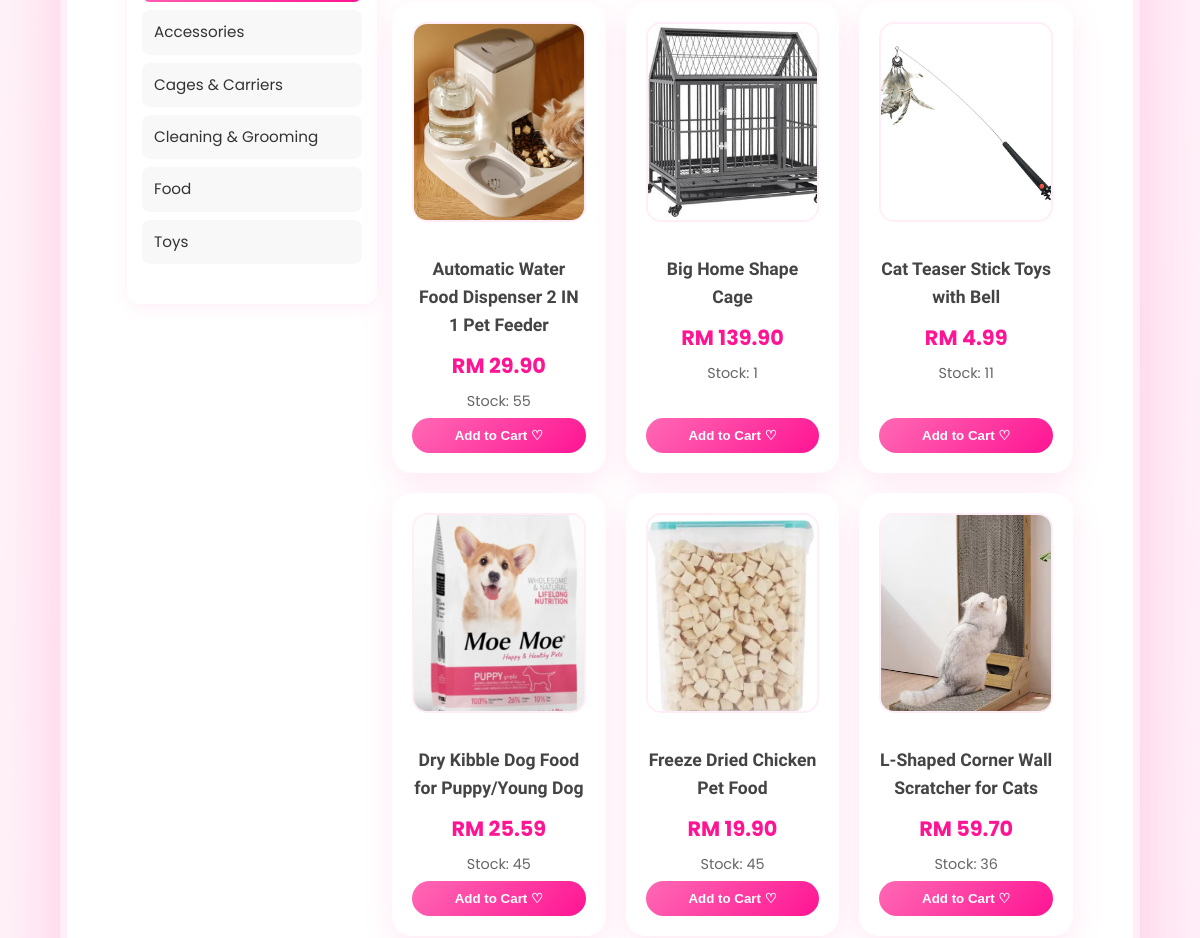
Page /member/products.php (middle part) on the earlier database version.
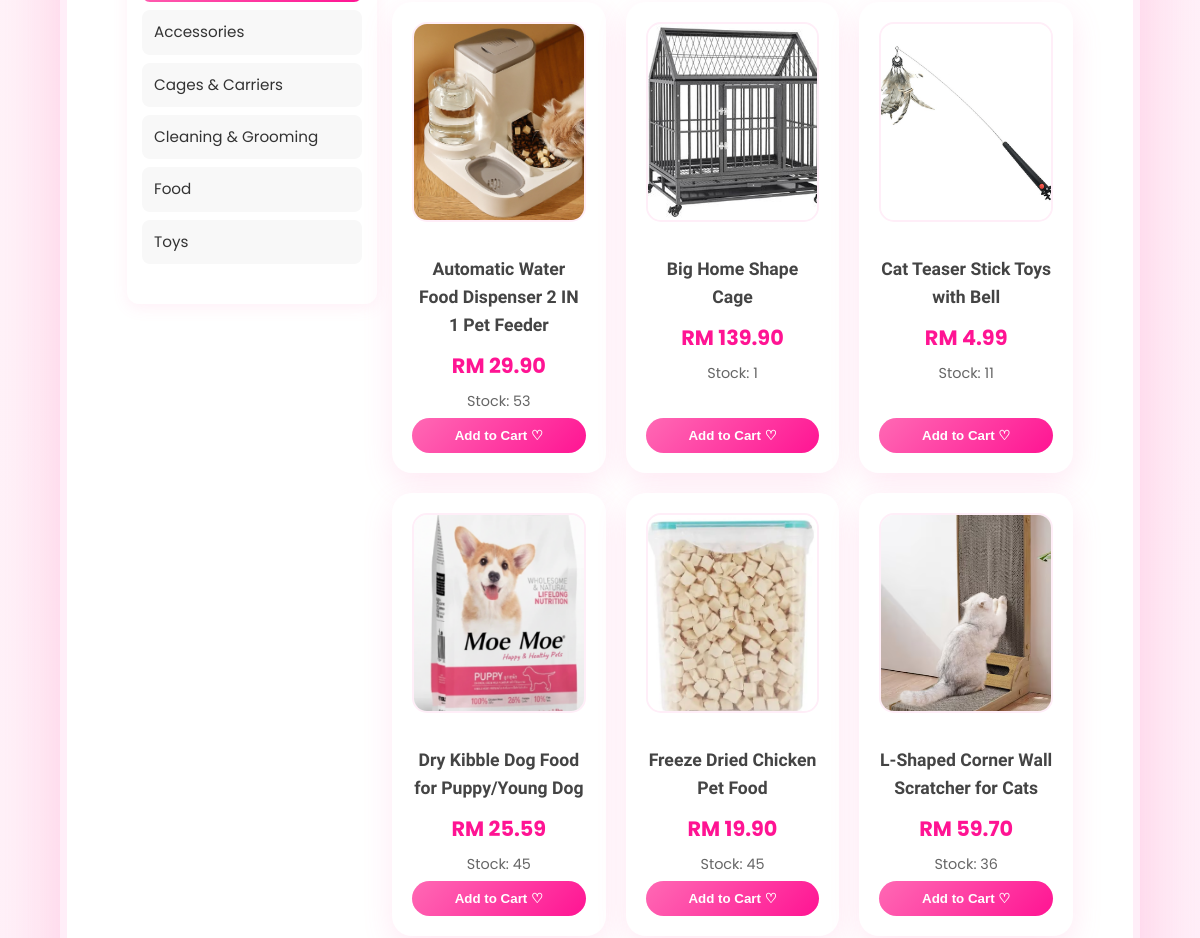
Same page on the later database version.
### tables this page shows
CREATE TABLE `category` (
  `category_id` int(11) NOT NULL,
  `category_code` varchar(10) NOT NULL,
  `category_name` varchar(100) NOT NULL,
  `description` text DEFAULT NULL,
  `created_at` datetime DEFAULT current_timestamp()
);

CREATE TABLE `product` (
  `product_id` int(11) NOT NULL,
  `product_code` varchar(20) NOT NULL,
  `product_name` varchar(200) NOT NULL,
  `description` text DEFAULT NULL,
  `price` decimal(10,2) NOT NULL,
  `stock_quantity` int(11) DEFAULT 0,
  `category_id` int(11) NOT NULL,
  `is_active` tinyint(1) DEFAULT 1,
  `created_at` datetime DEFAULT current_timestamp(),
  `updated_at` datetime DEFAULT current_timestamp() ON UPDATE current_timestamp(),
  `photo_name` varchar(255) NOT NULL,
  `average_rating` decimal(3,2) DEFAULT 0.00,
  `review_count` int(11) DEFAULT 0
);

### _base.php (called while the page is built, shortened)
<?php
function get($key, $value = null) {
    $value = $_GET[$key] ?? $value;
    return is_array($value) ? array_map('trim', $value) : trim($value);
}
function temp($key, $value = null) {
    if ($value !== null) {
        $_SESSION["temp_$key"] = $value;
    }
    else {
        $value = $_SESSION["temp_$key"] ?? null;
        return $value;
    }
}
function encode($value) {
    return htmlentities($value);
}
?>

### member/products.php (the view, shortened to what this page needs)
<?php
require '../_base.php';
$search = trim(get('search', ''));
$category = get('category', '');
$price_min = get('price_min', '');
$price_max = get('price_max', '');
$page = max(1, (int)get('page', 1));
$per_page = 9;
$offset = ($page - 1) * $per_page;
$sort = get('sort', 'relevance');
$order_by = 'p.product_name ASC';
$sales_join = '';
$where_conditions = ['p.is_active = 1'];
$where_clause = 'WHERE ' . implode(' AND ', $where_conditions);
$sql = "
    SELECT p.*, c.category_name
    FROM product p
    JOIN category c ON p.category_id = c.category_id
    $sales_join
    $where_clause
    ORDER BY $order_by
    LIMIT $offset, $per_page
";
$stm = $_db->prepare($sql);
$stm->execute();
$products = $stm->fetchAll();
$stm_cat = $_db->query("SELECT category_id, category_name FROM category ORDER BY category_name");
$categories = $stm_cat->fetchAll();
include '../_head.php';
?>
<div class="container">
    <div class="products-layout">
        <aside class="filter-sidebar">
            <div class="filter-section">
                <div class="category-list">
                    <?php foreach ($categories as $cat): ?>
                        <a href="?category=<?= $cat->category_id ?>&sort=<?= $sort ?>&page=1&search=<?= urlencode($search) ?>&price_min=<?= $price_min ?>&price_max=<?= $price_max ?>"
                           class="category-item <?= $category == $cat->category_id ? 'active' : '' ?>">
                            <?= encode($cat->category_name) ?>
                        </a>
                    <?php endforeach; ?>
                </div>
            </div>
        </aside>
        <div class="products-main">
    <div class="product-grid">
        <?php if (empty($products)): ?>
            <p>No products found~ Try another search! ♡</p>
        <?php else: ?>
            <?php foreach ($products as $p): ?>
                <div class="product-card">
                    <?php if ($p->photo_name): ?>
                        <a href="product_detail.php?id=<?= $p->product_id ?>">
                            <img src="/admin/uploads/products/<?= encode($p->photo_name) ?>" alt="<?= encode($p->product_name) ?>">
                        </a>
                    <?php endif; ?>
                    <a href="product_detail.php?id=<?= $p->product_id ?>">
                        <h3><?= encode($p->product_name) ?></h3>
                        <p class="price">RM <?= number_format($p->price, 2) ?></p>
                        <p>Stock: <?= $p->stock_quantity ?></p>
                    </a>
                    <?php if ($p->stock_quantity > 0): ?>
                        <button class="add-to-cart" data-id="<?= $p->product_id ?>" data-name="<?= encode($p->product_name) ?>" data-price="<?= $p->price ?>">
                            Add to Cart ♡
                        </button>
                    <?php else: ?>
                        <p>Out of Stock~</p>
                    <?php endif; ?>
                </div>
            <?php endforeach; ?>
        <?php endif; ?>
    </div>
</div>
<?php include '../_foot.php'; ?>

### _head.php (shortened to what this page needs)
<?php
    require_once '_base.php';
?>
<!DOCTYPE html>
<html lang="en">
<head>
    <link rel="stylesheet" href="/css/app.css">
    <link rel="stylesheet" href="https://unpkg.com/dropzone@5/dist/min/dropzone.min.css">
</head>
<body data-flash="<?= encode(temp('info')) ?>">
    <main>

### _foot.php (shortened to what this page needs)
    </main>
</body>
</html>

### member/products.php (style rules this page uses)
.products-layout { display: flex; gap: 15px; margin-top: 20px; }
.filter-sidebar { width: 250px; background: white; padding: 15px; border-radius: 12px; box-shadow: 0 4px 15px rgba(255,105,180,0.1); height: fit-content; position: sticky; top: 20px; }
.filter-section { margin-bottom: 25px; }
.category-list { display: flex; flex-direction: column; gap: 8px; }
.category-item { padding: 10px 12px; background: #f8f8f8; border-radius: 8px; text-decoration: none; color: #333; transition: all 0.3s; font-size: 0.95rem; }
.products-main { flex: 1; }

Differences in the rows shown:
changed product "Automatic Water Food Dispenser 2 IN 1 Pet Feeder": stock_quantity "55" → "53"
